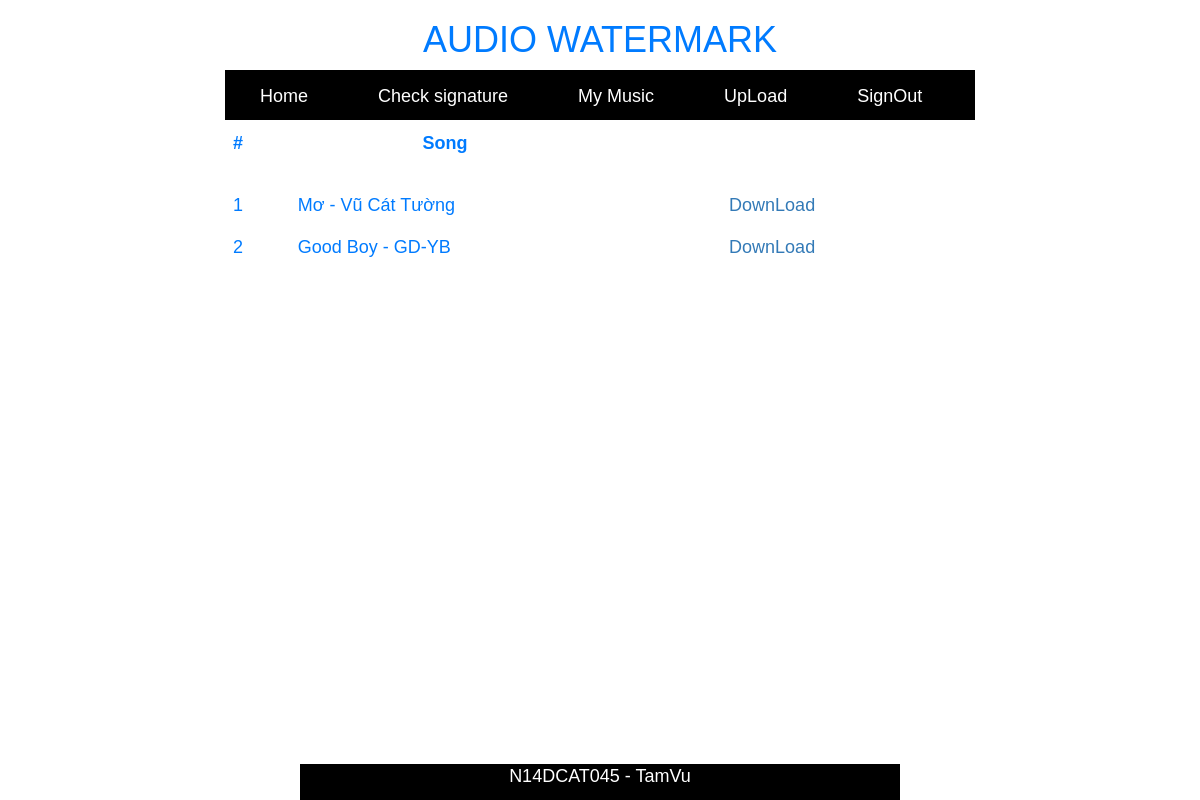
/index.php?act=mms (signed in), run on an earlier commit of the app's database.
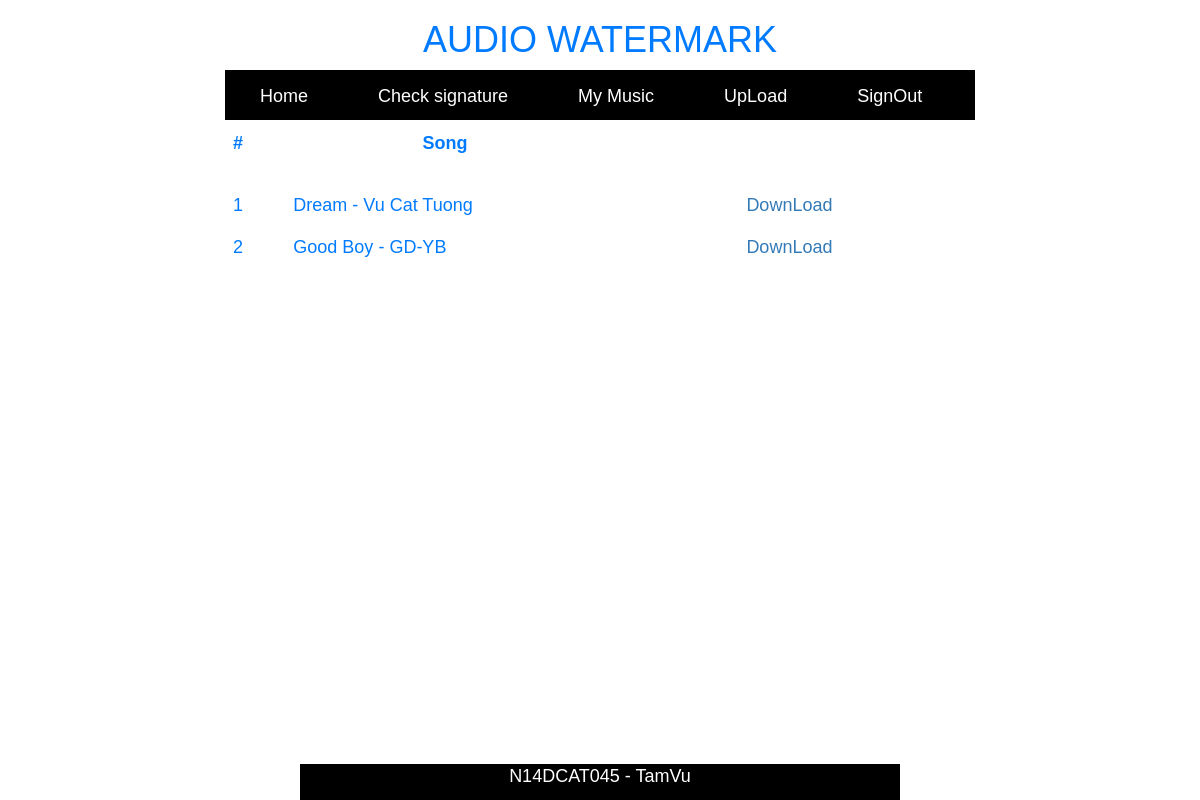
And on a later commit of the database.
### tables this page shows
CREATE TABLE `music` (
  `id` int(64) NOT NULL,
  `song` varchar(500) DEFAULT NULL,
  `singer` varchar(500) DEFAULT NULL,
  `owner` varchar(500) NOT NULL,
  `link` varchar(500) NOT NULL,
  `fieldsid` varchar(100) NOT NULL,
  `fieldspr` varchar(100) NOT NULL
);

### classmusic.php (called while the page is built, shortened)
<?php
class MyMusic
{
	function showListDaMua($user)
	{
		$kn= mysqli_connect("localhost","root","","audiowatermarking");
		$sql="select * from music where  owner = '$user' ";
		$kq= mysqli_query($kn,$sql);
		return $kq;
	}
}
	?>

### mymusic.php (the view)
<?php
include_once("classmusic.php");
$mm= new MyMusic;
$showListDaMua= $mm->showListDaMua($_SESSION['username']);
$n = mysqli_num_rows($showListDaMua);
?>
<div class="w3-container">
<?php if ($n > 0){?>
<div class="tableheader" style="width:750px; margin:auto;">
<table class="table table-hover ">
  <thead>
    <tr>
      <th >#</th>
      <th >Song</th>
      <th ></th>
    </tr>
  </thead>
</table>
<div class="scrollable">
  <table class="table table-hover">
    <tbody class="detailrow">
      <?php
            if($n>0){
            $i = 1;
            while($rowMusic = mysqli_fetch_array($showListDaMua)){
                ?>
      <tr>
        <td><?php echo"$i"?></td>
        <td><?php echo'<div data-cover="http://digital.akauk.com/utils/musicPlayer/data/dubstep.jpg" ><a href="http://docs.google.com/uc?export=open&id='.$rowMusic['fieldsid'].'&type=.wav"></a>'.$rowMusic['song']." - ".$rowMusic['singer'].' </div>'
                    ?></td>
        <td><?php echo '<a href="http://docs.google.com/uc?export=open&id='.$rowMusic['fieldsid'].'&type=.wav" target="_blank"><i class="fa fa-download" aria-hidden="true"></i>DownLoad</a>'
                    ?></td>
      </tr>
      <?php $i++; }
      		} else echo "<h3 class='text-center'>You didn't buy any song yet!</h3>";
      ?>
    </tbody>
  </table>
  <?php }
  	else
	{echo '<h1 style="text-align:center; ">Please buy any  <a href="index.php">SONG</a></h1>';}
  ?>
</div>

What changed in the data, as far as the page shows it:
changed music: song "Mơ" → "Dream"; singer "Vũ Cát Tường" → "Vu Cat Tuong"
